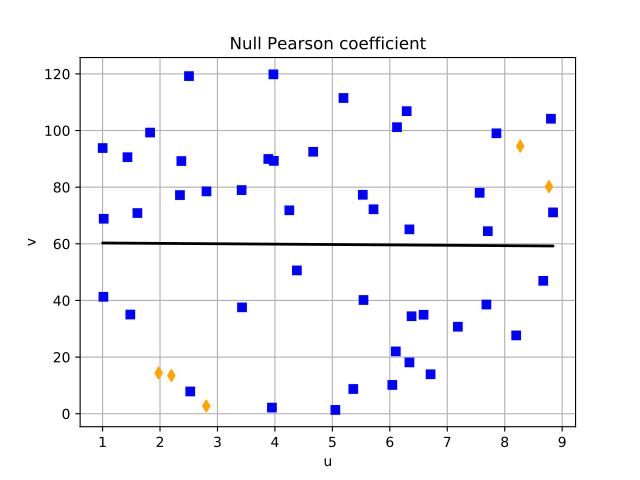

Write Python code to recreate this figure.
import openturns as ot
from matplotlib import pyplot as plt
from openturns.viewer import View

# Data
size = 5
x1 = ot.Uniform(1.0, 9.0).getSample(size)
y1 = ot.Uniform(0.0, 120.0).getSample(size)
size = 50 - size
x2 = ot.Uniform(1.0, 9.0).getSample(size)
y2 = ot.Uniform(0.0, 120.0).getSample(size)

# Merge with previous data
x = ot.Sample(x1)
y = ot.Sample(y1)
x.add(x2)
y.add(y2)

# Linear model
algo = ot.LinearLeastSquares(x, y)
algo.run()
linear = algo.getResponseSurface()

graph = ot.Graph('Null Pearson coefficient', 'u', 'v', True, '')
cloud1 = ot.Cloud(x1, y1)
cloud1.setPointStyle('diamond')
cloud1.setColor("orange")
cloud1.setLineWidth(2)
graph.add(cloud1)
cloud2 = ot.Cloud(x2, y2)
cloud2.setPointStyle('square')
cloud2.setColor("blue")
cloud2.setLineWidth(2)
graph.add(cloud2)
curve2 = ot.Curve(x, linear(x))
curve2.setColor("black")
curve2.setLineWidth(2)
graph.add(curve2)
View(graph)
